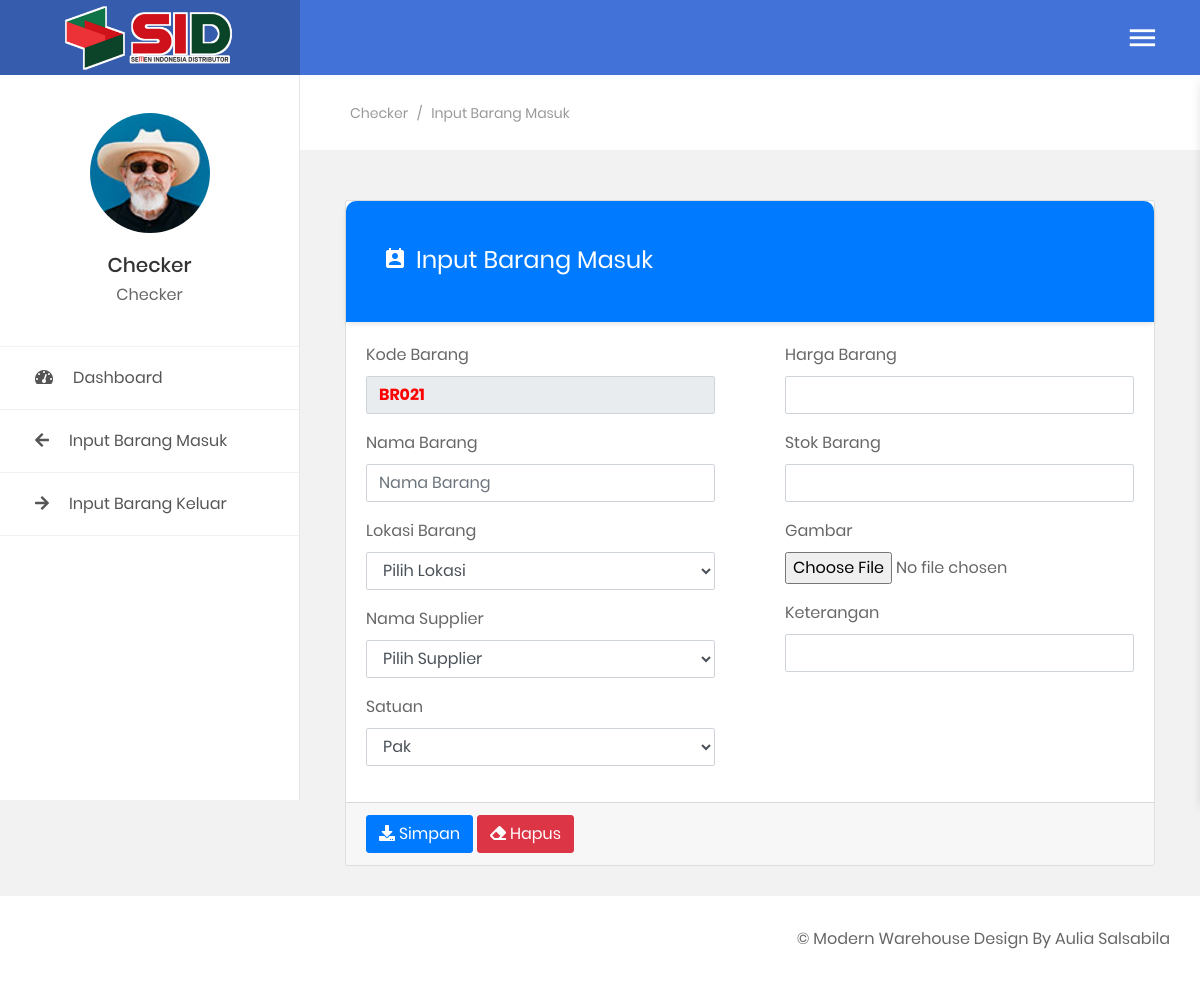
Page /public/checker-panel.php?page=input-barang-masuk (signed in) on the committed database.
### tables this page shows
CREATE TABLE `table_user` (
  `kd_user` varchar(7) NOT NULL,
  `nama_user` varchar(20) NOT NULL,
  `username` varchar(25) NOT NULL,
  `password` varchar(25) NOT NULL,
  `foto_user` varchar(50) NOT NULL,
  `level` varchar(25) NOT NULL
);

### functions/sessions.php (called while the page is built, shortened)
<?php
$function = new lsp();
$auth = $function->AuthUser($_SESSION['username']);

### functions/functions.php (called while the page is built, shortened)
<?php
class lsp
{
    public function AuthUser($sessionUser)
    {
        global $con;
        $sql = "SELECT * FROM table_user WHERE username = '$sessionUser'";
        $query = mysqli_query($con, $sql);
        $bigData = mysqli_fetch_assoc($query);
        return $bigData;
    }
    public function autokode($table, $field, $pre)
    {
        global $con;
        $sqlc   = "SELECT COUNT($field) as jumlah FROM $table";
        $querys = mysqli_query($con, $sqlc);
        $number = mysqli_fetch_assoc($querys);
        if ($number['jumlah'] > 0) {
            $sql    = "SELECT MAX($field) as kode FROM $table";
            $query  = mysqli_query($con, $sql);
            $number = mysqli_fetch_assoc($query);
            $strnum = substr($number['kode'], 2, 3);
            $strnum = $strnum + 1;
            if (strlen($strnum) == 3) {
                $kode = $pre . $strnum;
            } else if (strlen($strnum) == 2) {
                $kode = $pre . "0" . $strnum;
            } else if (strlen($strnum) == 1) {
                $kode = $pre . "00" . $strnum;
            }
        } else {
            $kode = $pre . "001";
        }
        return $kode;
    }
    public function select($table)
    {
        global $con;
        $sql = "SELECT * FROM $table";
        $query = mysqli_query($con, $sql);
        $data = [];
        while ($bigData = mysqli_fetch_assoc($query)) {
            $data[] = $bigData;
        }
        return $data;
    }
}

### public/includes/global/input-barang-masuk.php (the view, shortened to what this page needs)
<?php
$br = new lsp();
$getSatuan = $br->select("table_satuan");
$autokode = $br->autokode("table_barang", "kd_barang", "BR");
?>
<section class="au-breadcrumb m-t-75">
    <div class="section__content section__content--p30">
        <div class="container-fluid">
            <div class="row">
                <div class="col-md-12">
                    <div class="au-breadcrumb-content">
                        <div class="au-breadcrumb-left">
                            <ul class="list-unstyled list-inline au-breadcrumb__list">
                                <li class="list-inline-item active"><?= $auth['level']; ?></li>
                                <li class="list-inline-item seprate">
                                    <span>/</span>
                                </li>
                                <li class="list-inline-item">Input Barang Masuk</li>
                            </ul>
                        </div>
                    </div>
                </div>
            </div>
        </div>
    </div>
</section>
<section class="statistic">
    <div class="section__content section__content--p30">
        <div class="container-fluid">
            <div class="row">
                <div class="col-md-12">
                    <form method="post" enctype="multipart/form-data">
                        <div class="card">
                            <div class="au-card-title">
                                <div class="bg-overlay bg-primary"></div>
                                <h3>
                                    <i class="zmdi zmdi-account-calendar"></i>Input Barang Masuk
                                </h3>
                            </div>
                            <div class="row">
                                <div class="col-md-6">
                                    <div class="card-body">
                                        <div class="form-group">
                                            <label for="">Kode Barang</label>
                                            <input type="text" style="font-weight: bold; color: red;" class="form-control" name="kode_barang" value="<?php echo $autokode; ?>" readonly>
                                        </div>
                                        <div class="form-group">
                                            <label for="">Nama Barang</label>
                                            <input type="text" placeholder="Nama Barang" class="form-control" name="nama_barang" value="<?php echo @$_POST['nama_barang'] ?>">
                                        </div>
                                        <div class="form-group">
                                            <label for="">Lokasi Barang</label>
                                            <select name="lokasi" class="form-control">
                                                <option value=" ">Pilih Lokasi</option>
                                            </select>
                                        </div>
                                        <div class="form-group">
                                            <label for="">Nama Supplier</label>
                                            <select name="supplier" class="form-control">
                                                <option value=" ">Pilih Supplier</option>
                                            </select>
                                        </div>
                                        <div class="form-group">
                                            <label for="">Satuan</label>
                                            <select name="satuan" class="form-control">
                                                <?php foreach ($getSatuan as $st) { ?>
                                                    <option value="<?= $st['kd_Satuan'] ?>"><?= $st['satuan'] ?></option>
                                                <?php } ?>
                                            </select>
                                        </div>
                                    </div>
                                </div>
                                <div class="col-md-6">
                                    <div class="card-body">
                                        <div class="form-group">
                                            <label for="">Harga Barang</label>
                                            <input type="number" class="form-control" name="harga">
                                        </div>
                                        <div class="form-group">
                                            <label for="">Stok Barang</label>
                                            <input type="number" class="form-control" name="stok">
                                        </div>
                                        <div class="form-group">
                                            <label for="">Gambar</label>
                                            <input type="file" class="form-control-file" name="foto">
                                        </div>
                                        <div class="form-group">
                                            <label for="">Keterangan</label>
                                            <input type="text" class="form-control" name="ket">
                                        </div>
                                    </div>
                                </div>
                            </div>
                            <div class="card-footer">
                                <button name="add-barang" class="btn btn-primary"><i class="fa fa-download"></i> Simpan</button>
                                <button type="reset" class="btn btn-danger"><i class="fa fa-eraser"></i> Hapus</button>
                            </div>
                        </div>
                    </form>
                </div>
            </div>
        </div>
    </div>
</section>

### public/templates/sidebar.php (shortened to what this page needs)
<aside class="menu-sidebar2">
    <div class="logo">
        <a href="?page">
            <img src="assets/img/icon/logo.png" alt="logo" />
        </a>
    </div>
    <div class="menu-sidebar2__content js-scrollbar1">
        <div class="account2">
            <div class="image img-cir img-120">
                <img src="img/<?= $auth['foto_user'] ?>" alt="user-image" class="image-sid" />
            </div>
            <h4 class="name"><?= $auth['nama_user']; ?></h4>
            <span><?= $auth['level']; ?></span>
        </div>
        <nav class="navbar-sidebar2">
            <ul class="list-unstyled navbar__list">
                <li><a href="?page"><i class="fas fa-tachometer-alt"></i>Dashboard</a></li>
                <?php if ($_SESSION['level'] == "Admin") : ?>
                    <li><a href="?page=data-user"><i class="fas fa-users"></i>Kelola Data User</a></li>
                    <li><a href="?page=data-supplier"><i class="fas fa-list"></i>Kelola Data Supplier</a></li>
                    <li><a href="?page=data-lokasi"><i class="fas fa-barcode"></i>Kelola Data Lokasi</a></li>
                    <li><a href="?page=data-satuan"><i class="fas fa-barcode"></i>Kelola Data Satuan</a></li>
                    <li><a href="?page=data-barang-masuk"><i class="fas fa-arrow-left"></i>Kelola Barang Masuk</a></li>
                    <li><a href="?page=data-barang-keluar"><i class="fas fa-arrow-right"></i>Kelola Barang Keluar</a></li>i>
                <?php elseif ($_SESSION['level'] == "Checker") : ?>
                    <li><a href="?page=input-barang-masuk"><i class="fas fa-arrow-left"></i>Input Barang Masuk</a></li>
                    <li><a href="?page=input-barang-keluar"><i class="fas fa-arrow-right"></i>Input Barang Keluar</a></li>
                <?php endif; ?>
            </ul>
        </nav>
    </div>
</aside>

### public/assets/css/style.css (style rules this page uses)
.image-sid { object-fit: cover; width: 100%; height: 100%; }

### rows in the picture
table_user: foto_user (picture), nama_user "Checker", level "Checker"

### other values in the picture
form field satuan "Pak"
